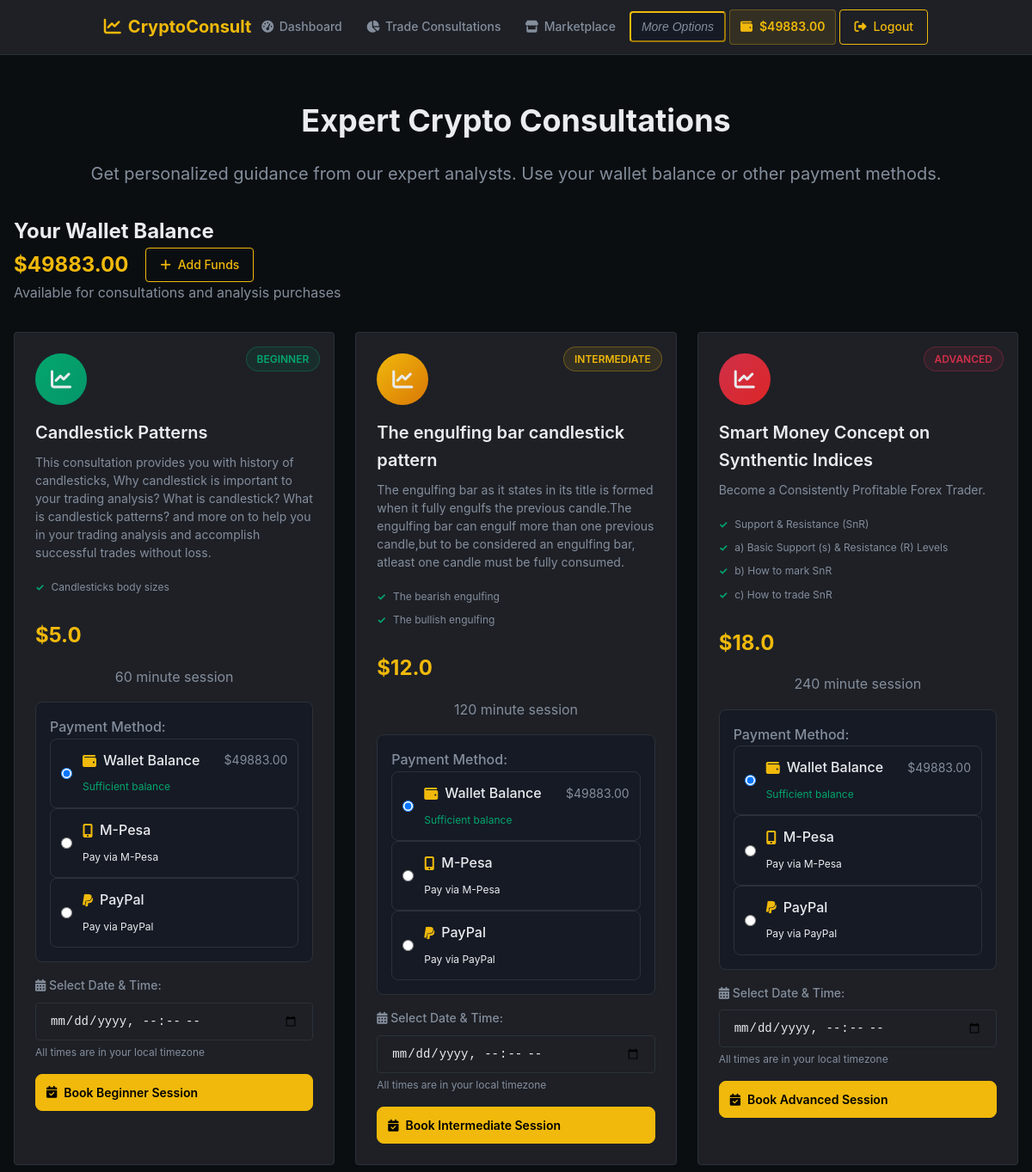
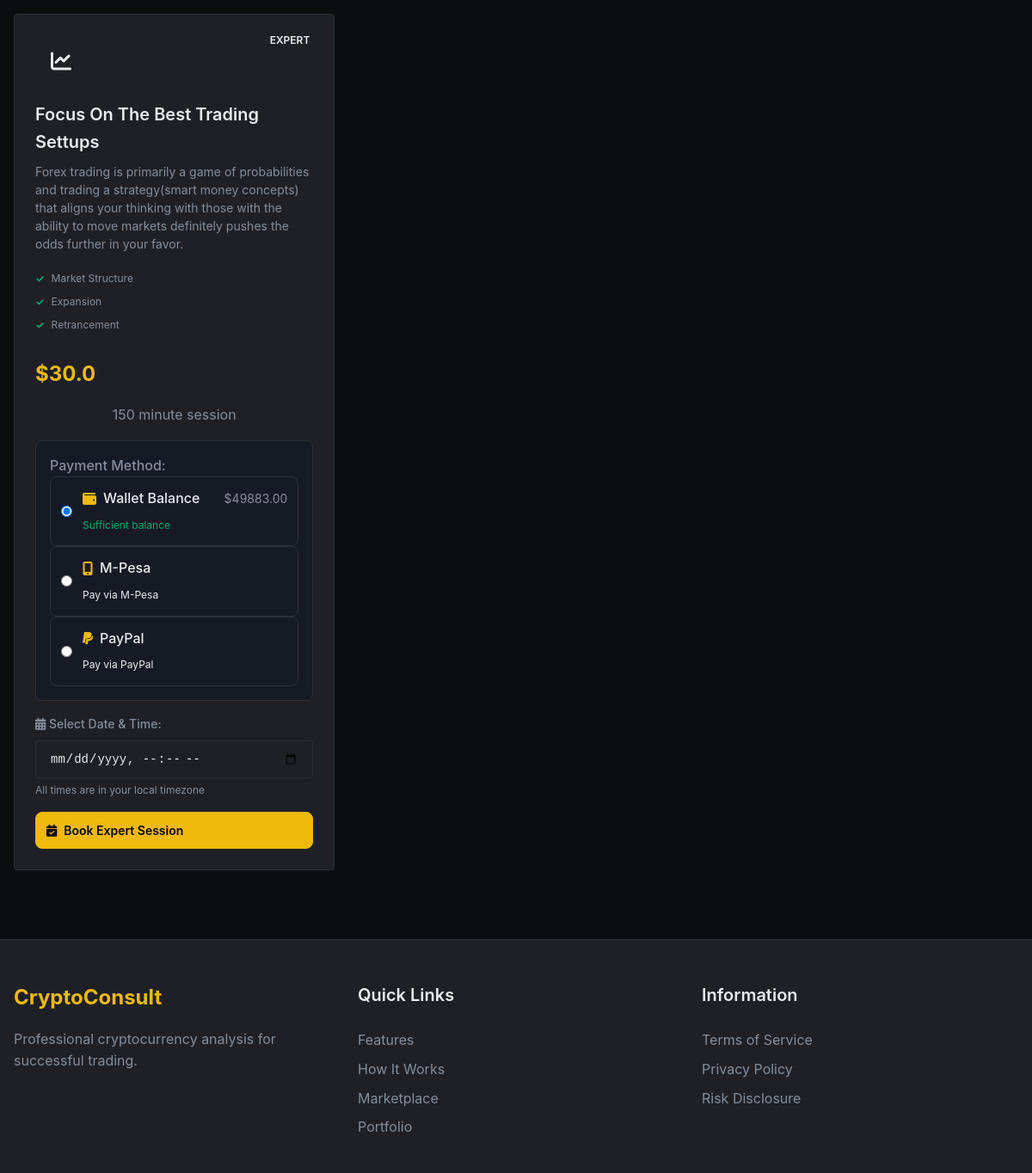
Page /book_consultation/ (signed in) on the committed database (2 pictures, top to bottom).
### dashboard/models.py (models this page shows, shortened)
class UserWallet(models.Model):
    PAYMENT_METHODS = [
        ('mpesa', 'M-Pesa'),
        ('paypal', 'PayPal'),
        ('bank', 'Bank Transfer'),
        ('crypto', 'Cryptocurrency'),
        ('wallet', 'Wallet Balance'),
    ]
    user = models.OneToOneField(User, on_delete=models.CASCADE)
    balance = models.DecimalField(max_digits=10, decimal_places=2, default=0.00)
    wallet_id = models.UUIDField(default=uuid.uuid4, unique=True, editable=False)
    mpesa_number = models.CharField(max_length=15, blank=True, null=True)
    mpesa_verified = models.BooleanField(default=False)
    paypal_email = models.EmailField(blank=True, null=True)
    paypal_verified = models.BooleanField(default=False)
    preferred_payment_method = models.CharField(
        max_length=10,
        choices=PAYMENT_METHODS,
        default='mpesa'
    )
    daily_deposit_limit = models.DecimalField(max_digits=10, decimal_places=2, default=10000.00)
    daily_withdrawal_limit = models.DecimalField(max_digits=10, decimal_places=2, default=5000.00)
    created_at = models.DateTimeField(auto_now_add=True)
    updated_at = models.DateTimeField(auto_now=True)

class ConsultationPackage(models.Model):
    LEVEL_CHOICES = [
        ('beginner', 'Beginner'),
        ('intermediate', 'Intermediate'),
        ('advanced', 'Advanced'),
        ('expert', 'Expert'),
    ]
    title = models.CharField(max_length=200)
    level = models.CharField(max_length=20, choices=LEVEL_CHOICES, default='beginner')
    description = models.TextField()
    price = models.DecimalField(max_digits=10, decimal_places=2)
    features = models.TextField(help_text="Enter each feature on a new line")
    icon_class = models.CharField(max_length=50, default='chart-line')
    duration_minutes = models.IntegerField(default=60, help_text="Duration in minutes")
    is_active = models.BooleanField(default=True)
    created_at = models.DateTimeField(auto_now_add=True)
    updated_at = models.DateTimeField(auto_now=True)
    class Meta:
        ordering = ['price']
        verbose_name = 'Consultation Package'
        verbose_name_plural = 'Consultation Packages'
    def get_features_list(self):
        if self.features:
            return [feature.strip() for feature in self.features.split('\n') if feature.strip()]
        return []
    def get_level_display(self):
        return dict(self.LEVEL_CHOICES).get(self.level, self.level)

### dashboard/views.py (the view, shortened to what this page needs)
# urls.py: path('book_consultation/', views.book_consultation, name='book_consultation'),
@login_required
def book_consultation(request):
    user_wallet, created = UserWallet.objects.get_or_create(user=request.user)
    balance_kes = usd_to_kes(user_wallet.balance)
    consultation_packages = ConsultationPackage.objects.filter(is_active=True)
    packages_data = []
    for package in consultation_packages:
        package_kes = usd_to_kes(package.price)
        packages_data.append({
            'id': package.id,
            'title': package.title,
            'level': package.level,
            'description': package.description,
            'price': float(package.price),
            'price_kes': float(package_kes),
            'features': package.get_features_list(),
            'icon_class': package.icon_class,
            'get_level_display': package.get_level_display(),
            'duration_minutes': package.duration_minutes,
        })
    default_date = (timezone.now() + timedelta(days=1)).replace(hour=9, minute=0, second=0, microsecond=0)
    default_date_str = default_date.strftime('%Y-%m-%dT%H:%M')
    context = {
        'consultation_packages': packages_data,
        'user_wallet': user_wallet,
        'balance_kes': balance_kes,
        'default_date': default_date_str,
        'exchange_rate': USD_TO_KES_RATE,
    }
    return render(request, 'dashboard/book_consultation.html', context)

### dashboard/views.py (called while the page is built)
def usd_to_kes(amount_usd):
    return Decimal(amount_usd) * USD_TO_KES_RATE

### templates/dashboard/book_consultation.html (shortened to what this page needs)
{% extends "base.html" %}
{% load static %}
{% block content %}
<section class="py-12" style="background: linear-gradient(135deg, var(--binance-dark), #131722);">
    <div class="container">
        <div class="text-center mb-8">
            <h1 class="text-4xl font-bold mb-4">Expert Crypto Consultations</h1>
            <p class="text-xl text-gray-400 max-w-2xl mx-auto">
                Get personalized guidance from our expert analysts. Use your wallet balance or other payment methods.
            </p>
        </div>
        {% if user.is_authenticated %}
        <div class="dashboard-card mb-8">
            <div class="dashboard-card-header">
                <h2 class="dashboard-card-title">Your Wallet Balance</h2>
                <div class="flex items-center gap-4">
                    <span class="text-2xl font-bold text-primary" style="margin-right: 20px;">${{ user_wallet.balance|default:"0.00" }}</span>
                    <a href="{% url 'deposit_funds' %}" class="btn btn-outline">
                        <i class="fas fa-plus"></i> Add Funds
                    </a>
                </div>
            </div>
            <p class="text-gray-400">Available for consultations and analysis purchases</p>
        </div>
        {% endif %}
        <div class="consultation-grid">
            {% for package in consultation_packages %}
            <div class="consultation-card">
                <div class="consultation-level level-{{ package.level }}">{{ package.get_level_display }}</div>
                <div class="consultation-icon icon-{{ package.level }}">
                    <i class="fas fa-{{ package.icon_class|default:'chart-line' }}"></i>
                </div>
                <h3 class="consultation-title">{{ package.title }}</h3>
                <p class="consultation-description">
                    {{ package.description }}
                </p>
                <ul class="consultation-features">
                    {% for feature in package.features %}
                    <li>{{ feature }}</li>
                    {% empty %}
                    <li>Personalized 1-on-1 session</li>
                    <li>{{ package.duration_minutes }} minutes duration</li>
                    <li>{{ package.get_level_display }} level guidance</li>
                    {% endfor %}
                </ul>
                <div class="consultation-price">${{ package.price }}</div>
                <div class="text-center text-gray-400 text-sm mb-4">
                    {{ package.duration_minutes }} minute session
                </div>
                {% if user.is_authenticated %}
                    <div class="payment-method-selection mb-4">
                        <label class="block text-sm font-medium text-gray-400 mb-2">Payment Method:</label>
                        <div class="space-y-2">
                            <label class="payment-option {% if user_wallet.balance >= package.price %}available{% else %}unavailable{% endif %}">
                                <input type="radio" name="payment_method_{{ package.id }}" value="wallet"
                                       {% if user_wallet.balance >= package.price %}checked{% else %}disabled{% endif %}>
                                <div class="payment-option-content">
                                    <div class="payment-option-header">
                                        <i class="fas fa-wallet"></i>
                                        <span>Wallet Balance</span>
                                        <span class="payment-balance">${{ user_wallet.balance|default:"0.00" }}</span>
                                    </div>
                                    {% if user_wallet.balance >= package.price %}
                                        <small class="text-success">Sufficient balance</small>
                                    {% else %}
                                        <small class="text-danger">Insufficient balance</small>
                                    {% endif %}
                                </div>
                            </label>
                            <label class="payment-option available">
                                <input type="radio" name="payment_method_{{ package.id }}" value="mpesa">
                                <div class="payment-option-content">
                                    <div class="payment-option-header">
                                        <i class="fas fa-mobile-alt"></i>
                                        <span>M-Pesa</span>
                                    </div>
                                    <small>Pay via M-Pesa</small>
                                </div>
                            </label>
                            <label class="payment-option available">
                                <input type="radio" name="payment_method_{{ package.id }}" value="paypal">
                                <div class="payment-option-content">
                                    <div class="payment-option-header">
                                        <i class="fab fa-paypal"></i>
                                        <span>PayPal</span>
                                    </div>
                                    <small>Pay via PayPal</small>
                                </div>
                            </label>
                        </div>
                    </div>
                    <form method="post" action="{% url 'book_consultation' %}" class="consultation-booking-form">
                        <div style="margin-bottom: 1rem;">
                            <label style="color: var(--text-secondary); font-size: 0.875rem; display: block; margin-bottom: 0.5rem; font-weight: 500;">
                                <i class="fas fa-calendar-alt"></i> Select Date & Time:
                            </label>
                            <input
                                type="datetime-local"
                                name="scheduled_date"
                                required
                                min="{% now 'Y-m-d\\TH:i' %}"
                                class="form-input"
                                style="background: var(--binance-dark); border: 1px solid var(--binance-border); color: var(--text-primary);"
                            >
                            <small style="color: var(--text-secondary); font-size: 0.75rem; display: block; margin-top: 0.25rem;">
                                All times are in your local timezone
                            </small>
                        </div>
                        <button
                            type="submit"
                            class="btn {% if user_wallet.balance >= package.price %}btn-primary{% else %}btn-outline{% endif %}"
                            style="width: 100%; padding: 0.75rem; border-radius: 0.5rem; font-weight: 600;"
                            id="book_button_{{ package.id }}"
                        >
                            <i class="fas fa-calendar-check"></i>
                            Book {{ package.get_level_display }} Session
                        </button>
                    </form>
                {% endif %}
            </div>
            {% endfor %}
        </div>
    </div>
</section>
{% endblock %}

### templates/base.html (shortened to what this page needs)
<!DOCTYPE html>
{% load static %}
<html lang="en">
<head>
    <link rel="stylesheet" href="https://cdnjs.cloudflare.com/ajax/libs/font-awesome/6.4.0/css/all.min.css">
</head>
<body>
    <header>
        <div class="container">
            <div class="header-content">
                <a href="{% url 'base' %}" class="logo">
                    <i class="fas fa-chart-line"></i> CryptoConsult
                </a>
                <nav class="desktop-nav">
                    {% if user.is_authenticated %}
                        <a href="{% url 'dashboard' %}" class="nav-link {% if request.resolver_match.url_name == 'dashboard' %}active{% endif %}">
                            <i class="fas fa-tachometer-alt"></i> Dashboard
                        </a>
                        <a href="{% url 'book_consultation' %}" class="nav-link {% if request.resolver_match.url_name == 'portfolio' %}active{% endif %}">
                            <i class="fas fa-chart-pie"></i> Trade Consultations
                        </a>
                    {% else %}
                        <a href="#features" class="nav-link">Features</a>
                        <a href="#how-it-works" class="nav-link">How It Works</a>
                    {% endif %}
                    <a href="{% url 'marketplace' %}" class="nav-link {% if request.resolver_match.url_name == 'marketplace' %}active{% endif %}">
                        <i class="fas fa-store"></i> Marketplace
                    </a>
                    {% if user.is_authenticated %}
                        <div class="user-dropdown">
                            <button class="nav-link" id="userMenuBtn" style="background-color: #161a25; border-color: #f0b90b; border-radius: 4px; font-family: 'Franklin Gothic Medium', 'Arial Narrow', Arial, sans-serif; ">
                                <i class="">More Options </i>
                            </button>
                        </div>
                        {% if user_wallet %}
                        <div class="wallet-balance-mini" style="margin-right: 4px;">
                            <i class="fas fa-wallet text-primary"></i>
                            <span class="text-primary font-semibold">${{ user_wallet.balance|default:"0.00" }}</span>
                        </div>
                        {% endif %}
                    {% endif %}
                </nav>
                <div class="desktop-nav" >
                    {% if user.is_authenticated %}
                        <a href="{% url 'account_logout' %}" class="btn btn-outline" >
                            <i class="fas fa-sign-out-alt" ></i> Logout
                        </a>
                    {% endif %}
                </div>
            </div>
        </div>
    </header>
    <main>
        {% block content %}{% endblock %}
    </main>
    <footer>
        <div class="container">
            <div class="footer-grid">
                <div>
                    <a href="/" class="logo text-2xl mb-4 inline-block">CryptoConsult</a>
                    <p class="text-gray-400 mb-4">
                        Professional cryptocurrency analysis for successful trading.
                    </p>
                </div>
                <div>
                    <h3 class="text-white text-xl font-semibold mb-6">Quick Links</h3>
                    <ul class="footer-links">
                        <li><a href="#features">Features</a></li>
                        <li><a href="#how-it-works">How It Works</a></li>
                        {% if user.is_authenticated %}
                        <li><a href="{% url 'marketplace' %}">Marketplace</a></li>
                        <li><a href="{% url 'portfolio' %}">Portfolio</a></li>
                        {% endif %}
                    </ul>
                </div>
                <div>
                    <h3 class="text-white text-xl font-semibold mb-6">Information</h3>
                    <ul class="footer-links">
                        <li><a href="#">Terms of Service</a></li>
                        <li><a href="#">Privacy Policy</a></li>
                        <li><a href="#">Risk Disclosure</a></li>
                    </ul>
                </div>
            </div>
        </div>
    </footer>
</body>
</html>

### templates/dashboard/book_consultation.html (style rules this page uses)
.payment-method-selection { background: var(--binance-card); border: 1px solid var(--binance-border); border-radius: 0.5rem; padding: 1rem; }
.payment-option { display: flex; align-items: center; padding: 0.75rem; border: 1px solid var(--binance-border); border-radius: 0.5rem; cursor: pointer; transition: all 0.3s ease; }
.payment-option input[type="radio"] { margin-right: 0.75rem; }
.payment-option-content { flex: 1; }
.payment-option-header { display: flex; align-items: center; justify-content: between; margin-bottom: 0.25rem; }
.payment-option-header i { margin-right: 0.5rem; color: var(--binance-yellow); }
.payment-option-header span:first-of-type { flex: 1; font-weight: 500; }
.payment-balance { font-size: 0.875rem; color: var(--text-secondary); }
.payment-option small { font-size: 0.75rem; }
.text-success { color: var(--success-color); }

### rows in the picture
UserWallet: balance "49883.00", balance "☑ Wallet Balance $49883.00 Suffi"
ConsultationPackage: level "BEGINNER", title "Candlestick Patterns", description "This consultation provides you with history of candlesticks, Why candlestick is important to your trading analysis? What is candlestick? What is candlestick patterns? and more on to help you in your trading analysis and accomplish successful trades without loss.", features "Candlesticks body sizes", price "5.0", duration_minutes "60", level "Beginner"
ConsultationPackage: level "INTERMEDIATE", title "The engulfing bar candlestick pattern", description "The engulfing bar as it states in its title is formed when it fully engulfs the previous candle.The engulfing bar can engulf more than one previous candle,but to be considered an engulfing bar, atleast one candle must be fully consumed.", features "The bearish engulfing" "The bullish engulfing", price "12.0", duration_minutes "120", level "Intermediate"
ConsultationPackage: level "ADVANCED", title "Smart Money Concept on Synthentic Indices", description "Become a Consistently Profitable Forex Trader.", features "Support & Resistance (SnR)" "a) Basic Support (s) & Resistance (R) Levels" "b) How to mark SnR" "c) How to trade SnR", price "18.0", duration_minutes "240", level "Advanced"
ConsultationPackage: level "EXPERT", title "Focus On The Best Trading Settups", description "Forex trading is primarily a game of probabilities and trading a strategy(smart money concepts) that aligns your thinking with those with the ability to move markets definitely pushes the odds further in your favor.", features "Market Structure" "Expansion" "Retrancement", price "30.0", duration_minutes "150", level "Expert"
